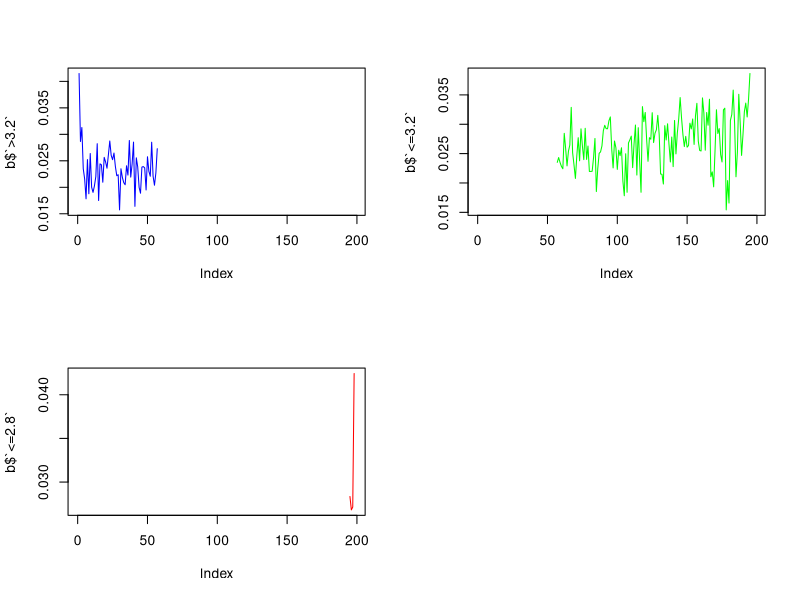
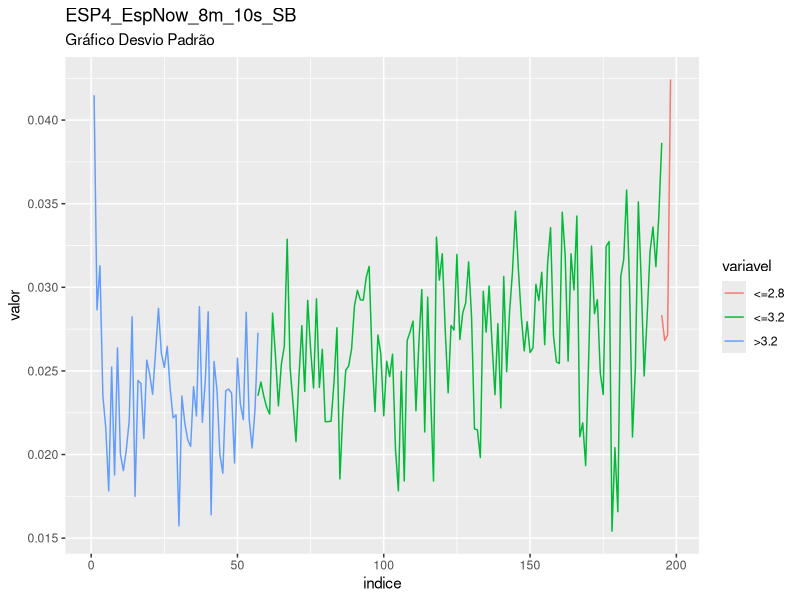
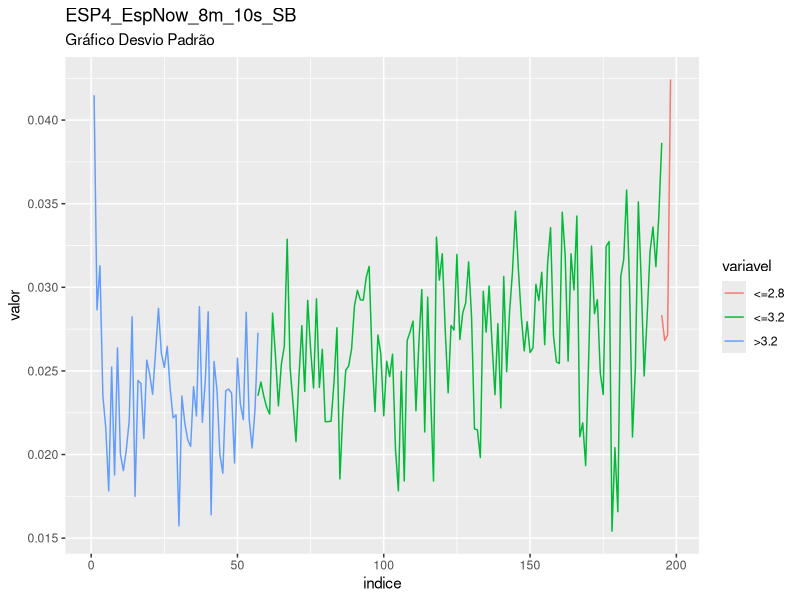

Recreate these plots in R, in order.
library(readxl)
plan_ESP4_EspNow_8m_10s_SB <- read_excel("ESP4 EspNow 8m 10s SB.xlsx")
View(plan_ESP4_EspNow_8m_10s_SB)

valor<-plan_ESP4_EspNow_8m_10s_SB$Column9
posicoes<-c(1:length(valor))

corte_1<-min(posicoes[which(valor==3.2)])
corte_2<-min(posicoes[which(valor==2.8)])

valor[which(posicoes==corte_1)]
valor[which(posicoes==corte_2)]

a<- rep(1,corte_1)
b<- rep(2,corte_2-corte_1)
c<- rep(3,length(valor)-corte_2)

plan_ESP4_EspNow_8m_10s_SB$nivel<-c(a,b,c)


###########################################################

require(lubridate)
plan_ESP4_EspNow_8m_10s_SB$t<-(plan_ESP4_EspNow_8m_10s_SB$Column1)
plan_ESP4_EspNow_8m_10s_SB$t0<-min((plan_ESP4_EspNow_8m_10s_SB$Column1))
plan_ESP4_EspNow_8m_10s_SB$survt<-(plan_ESP4_EspNow_8m_10s_SB$t-plan_ESP4_EspNow_8m_10s_SB$t0)
segundos<-round(as.numeric(diff(plan_ESP4_EspNow_8m_10s_SB$survt,1)))
plan_ESP4_EspNow_8m_10s_SB$segundos<-c(0,segundos)
plan_ESP4_EspNow_8m_10s_SB$segundos<- ifelse(plan_ESP4_EspNow_8m_10s_SB$segundos<0,5,plan_ESP4_EspNow_8m_10s_SB$segundos)
plan_ESP4_EspNow_8m_10s_SB$segundos_acum<-cumsum(plan_ESP4_EspNow_8m_10s_SB$segundos)
plan_ESP4_EspNow_8m_10s_SB$minutos_acum<-round(cumsum(plan_ESP4_EspNow_8m_10s_SB$segundos)/60)
plan_ESP4_EspNow_8m_10s_SB$minuto = cut(as.numeric(plan_ESP4_EspNow_8m_10s_SB$minutos_acum), c(0,5, 10,15, 20,25, 30,35, 40,45,50,55,60,65,70,75,80,85,90,95,100,105,110,115,120,125,130,135,140,145,150,155,160,165,170,175,180,185,190,195,200,205,210,215,220,225,230,235,240,245,250,255,260,265,270,275,280,285,290,295,300,305,310,315,320,325,330,335,340,345,350,355,360,365,370,375,380,385,390,395,400,405,410,415,420,425,430,440,445,450,455,460,465,470,475,480,485,490,495,500,505,510,515,520,525,530,535,540,545,550,555,560,565,570,575,580,585,590,595,600,605,610,615,620,625,630,640,650,655,660,665,670,675,680,685,690,695,700,705,710,715,720,725,730,735,740,745,750,760,765,770,775,780,785,790,795,800,805,810,815,820,825,830,835,840,845,850,855,860,865,870,875,880,885,890,895,900,905,910,915,920,925,930,935,940,945,950,955,960,965,970,975,980,985,990,995,1000,1005, Inf), right=FALSE)


tapply(plan_ESP4_EspNow_8m_10s_SB$Column9,plan_ESP4_EspNow_8m_10s_SB$nivel,sd)
tapply(plan_ESP4_EspNow_8m_10s_SB$Column9,plan_ESP4_EspNow_8m_10s_SB$minuto,sd)

a<-tapply(plan_ESP4_EspNow_8m_10s_SB$Column9,list(plan_ESP4_EspNow_8m_10s_SB$minuto, plan_ESP4_EspNow_8m_10s_SB$nivel),sd)
b<-data.frame(a)
names(b)<-c(">3.2","<=3.2","<=2.8")

# exportando saida para csv
write.csv(a,file="saida_dp_ESP4_EspNow_8m_10s_SB.csv")

#grafico

par(mfrow = c(2, 2))
plot(b$`>3.2`,col="blue",type="l")
plot(b$`<=3.2`,col="green",type="l")
plot(b$`<=2.8`,col="red",type="l")

b$indice<-c(1:nrow(b))

library(tidyr)
library(ggplot2)

dados_long <- b %>% gather(variavel, valor, -indice)

ggplot(data = dados_long, aes(x = indice, y = valor, group = variavel)) +
  geom_line(aes(colour = variavel)) +
labs(title = "ESP4_EspNow_8m_10s_SB", subtitle = "Gráfico Desvio Padrão")

ggsave("Grafico_DP_ESP4_EspNow_8m_10s_SB.png")
